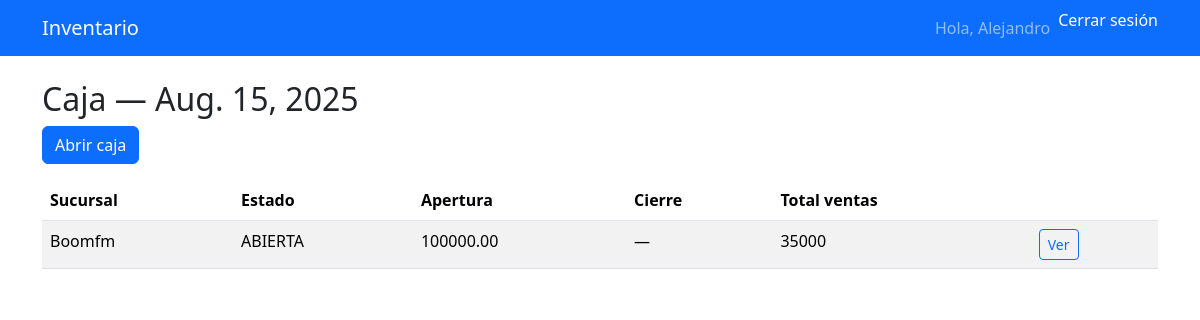
Page /caja/ (signed in) on the committed database.
### inventario/models.py (models this page shows, shortened)
class Caja(models.Model):
    ESTADOS = (('ABIERTA', 'ABIERTA'), ('CERRADA', 'CERRADA'))
    sucursal = models.ForeignKey(Sucursal, on_delete=models.CASCADE, related_name='cajas')
    fecha = models.DateField()  # 1 caja por día por sucursal
    apertura_monto = models.DecimalField(max_digits=12, decimal_places=2)
    apertura_usuario = models.ForeignKey(User, on_delete=models.PROTECT, related_name='aperturas_caja')
    cierre_monto = models.DecimalField(max_digits=12, decimal_places=2, null=True, blank=True)
    cierre_usuario = models.ForeignKey(User, on_delete=models.PROTECT, null=True, blank=True, related_name='cierres_caja')
    estado = models.CharField(max_length=10, choices=ESTADOS, default='ABIERTA')
    creado_en = models.DateTimeField(auto_now_add=True)
    class Meta:
        unique_together = ('sucursal', 'fecha')  # evita dos cajas el mismo día en la misma sucursal
    @property
    def total_ventas(self):
        agg = self.ventas.aggregate(s=models.Sum('total'))
        return agg['s'] or 0

class Sucursal(models.Model):
    nombre = models.CharField(max_length=150)
    direccion = models.CharField(max_length=250, blank=True)
    telefono = models.CharField(max_length=50, blank=True)
    created_at = models.DateTimeField(auto_now_add=True)

### inventario/views_caja.py (the view)
# urls.py: path('caja/', views_caja.caja_estado_hoy, name='caja_estado_hoy'),
@login_required
def caja_estado_hoy(request):
    rol, sucs = role_and_sucursales(request.user)
    hoy = timezone.now().date()
    if rol == 'Administrador':
        cajas = Caja.objects.filter(fecha=hoy).select_related('sucursal')
    else:
        cajas = Caja.objects.filter(fecha=hoy, sucursal__in=sucs).select_related('sucursal')
    return render(request, 'inventario/caja_estado.html', {'cajas': cajas, 'hoy': hoy})

### inventario/context_processors.py (called while the page is built, shortened)
def role_context(request):
    role = None
    if request.user.is_authenticated:
        perfil = getattr(request.user, 'perfil', None)
        role = getattr(perfil, 'rol', None)
    return {'role': role}

### inventario/permissions.py (called while the page is built)
def role_and_sucursales(user):
    perfil = getattr(user, 'perfil', None)
    if not perfil:
        return None, Sucursal.objects.none()
    rol = perfil.rol
    if rol == 'Administrador':
        return rol, Sucursal.objects.all()
    return rol, perfil.sucursales.all()

### templates/inventario/caja_estado.html (shortened to what this page needs)
{% extends "base.html" %}
{% block content %}
<h2>Caja — {{ hoy }}</h2>
<p><a class="btn btn-primary" href="{% url 'caja_abrir' %}">Abrir caja</a></p>
<table class="table table-striped">
  <thead>
    <tr>
      <th>Sucursal</th>
      <th>Estado</th>
      <th>Apertura</th>
      <th>Cierre</th>
      <th>Total ventas</th>
      <th></th>
    </tr>
  </thead>
  <tbody>
  {% for c in cajas %}
    <tr>
      <td>{{ c.sucursal.nombre }}</td>
      <td>{{ c.estado }}</td>
      <td>{{ c.apertura_monto }}</td>
      <td>{{ c.cierre_monto|default:"—" }}</td>
      <td>{{ c.total_ventas }}</td>
      <td>
        <a class="btn btn-sm btn-outline-primary" href="{% url 'caja_detalle' c.id %}">Ver</a>
      </td>
    </tr>
  {% empty %}
    <tr><td colspan="6">No hay caja registrada hoy.</td></tr>
  {% endfor %}
  </tbody>
</table>
{% endblock %}

### templates/base.html (shortened to what this page needs)
<!doctype html>
<html lang="es">
<head>
  <link href="https://cdn.jsdelivr.net/npm/bootstrap@5.3.2/dist/css/bootstrap.min.css" rel="stylesheet">
</head>
<body>
  <nav class="navbar navbar-expand-lg navbar-dark bg-primary">
    <div class="container">
      <a class="navbar-brand" href="{% url 'home' %}">Inventario</a>
      <div class="collapse navbar-collapse" id="navMain">
        <ul class="navbar-nav ms-auto">
          {% if user.is_authenticated %}
            <li class="nav-item">
              <span class="nav-link">Hola, {{ user.username }}</span>
            </li>
            <li class="nav-item">
              <form method="post" action="{% url 'logout' %}" style="display:inline;">
                <button type="submit" class="nav-link btn btn-link" style="padding: 0; margin: 0; color: white; text-decoration: none;">
                  Cerrar sesión
                </button>
              </form>
            </li>
          {% else %}
            <li class="nav-item">
              <a class="nav-link" href="{% url 'login' %}">Ingresar</a>
            </li>
          {% endif %}
        </ul>
      </div>
    </div>
  </nav>
  <main class="container py-4">
    {% block content %}{% endblock %}
  </main>
</body>
</html>

### rows in the picture
Caja: sucursal.nombre "Boomfm", estado "ABIERTA", apertura_monto "100000.00", cierre_monto "—", total_ventas "35000"

### other values in the picture
{{ user.username }} "Alejandro"
